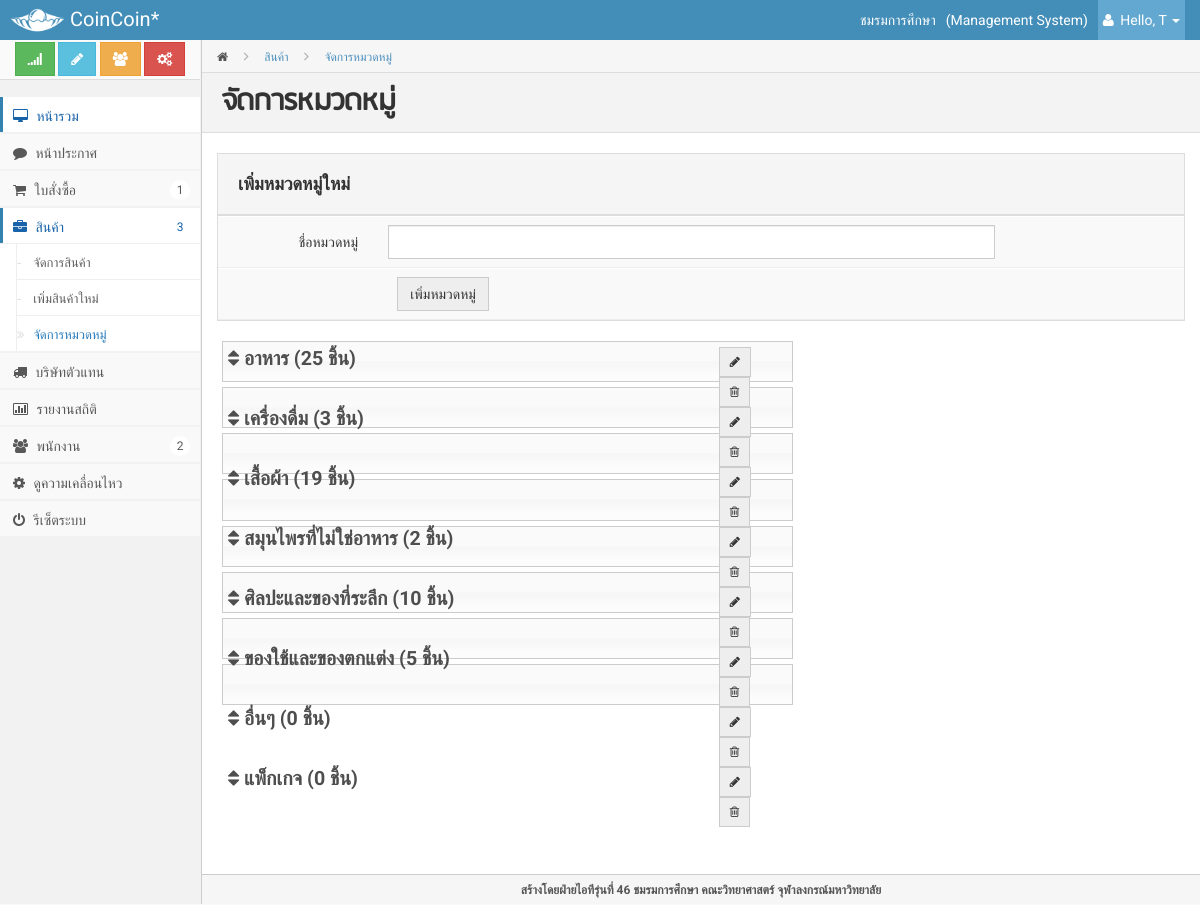
/admin/index.php?page=category (signed in), run on the app's committed database.
### tables this page shows
CREATE TABLE IF NOT EXISTS `category` (
  `catid` int(2) NOT NULL AUTO_INCREMENT COMMENT 'ID หมวดหมู่',
  `description` varchar(100) DEFAULT NULL COMMENT 'ชื่อหมวดหมู่',
  `ranking` int(3) NOT NULL,
  PRIMARY KEY (`catid`),
  UNIQUE KEY `description` (`description`)
);

### inc/setting.inc.php (called while the page is built, shortened)
<?php
$info['name'] = "ชมรมการศึกษา";
$info['address'] = "254 ถนนพญาไท แขวงวังใหม่ <br>เขตปทุมวัน กทม. 10330 ";
$info['email'] = "";
$info['phone'] = "02-215-3555";
$info['footer'] = "สร้างโดยฝ่ายไอทีรุ่นที่ 46 ชมรมการศึกษา คณะวิทยาศาสตร์ จุฬาลงกรณ์มหาวิทยาลัย";
?>

### admin/modules/category.php (the view, shortened to what this page needs)
     <div class="page-head">
         <div class="bread-crumb">
             <a href="index.html"><i class="icon-home"></i></a>
             <i class="icon-angle-right"></i>
             <a href="#" class="bread-current">สินค้า</a>
	<i class="icon-angle-right"></i>
             <a href="#" class="bread-current">จัดการหมวดหมู่</a>
         </div>
         <h3 class="content-heading">จัดการหมวดหมู่</h3>
     </div>
     <div class="matter">
         <div class="container">
             <div class="row">
		<div class="col-md-12">
		<form action="index.php?page=category&action=add" method="POST" class="form-horizontal form-box" role="form">
                                 <h4 class="form-box-header">เพิ่มหมวดหมู่ใหม่</h4>
                                 <div class="form-box-content">
                                     <div class="form-group">
                                         <label class="col-lg-4 control-label">ชื่อหมวดหมู่</label>
                                         <div class="col-lg-8">
                                             <input class="form-control" placeholder="" type="text" name="cat_name">
                                         </div>
                                     </div>
                                     <div class="form-group">
                                         <div class="col-lg-offset-2 col-lg-9">
                                             <button type="submit" class="btn btn-default">เพิ่มหมวดหมู่</button>
                                         </div>
                                     </div>
                                 </div>
                             </form>
<ul id="sortable">
	<?php
	$sql = mysqli_query($connect, "SELECT c.catid, description,count(p.productid) AS num, ranking FROM category c LEFT OUTER JOIN product p ON c.catid=p.catid GROUP BY c.catid ORDER BY ranking asc");
	while($result = mysqli_fetch_array($sql, MYSQL_ASSOC)) {
	?>
	<li class="ui-state-default" id="recordsArray_<?php echo $result['catid'];?>"><div class="row"> <div class="col-lg-10"><i class="icon-sort"></i> <?php echo $result['description'];?> (<?php echo $result['num'];?> ชิ้น)</div>
	 <div class="col-lg-2 btn-group">
			<a href="index.php?page=editcategory&catid=<?php echo $result['catid'];?>">
				<button class="btn btn-sm btn-default" title="Edit"><i class="icon-pencil"></i></button>
			</a>
			<a href="" onclick="return deleteBox('<?php echo $result['description'];?>','?page=category&action=delete&id=<?php echo $result['catid'];?>', 0)">
				<button class="btn btn-sm btn-default" title="Delete"><i class="icon-trash"></i></button>
			</a>
                 </div>
		</div>
		</li>
	<?php
	} ?>
</ul>
		</div>
             </div>
         </div>
     </div>

### admin/index.php (shortened to what this page needs)
<?php
	$pageurl =  (isset($_GET["page"])) ? $_GET["page"] : 'main';
	$spage = $pageurl;
	$pageurl = "modules/".$pageurl.".php";
	require "includes/setting.inc.php";
?>
<!DOCTYPE html>
<html lang="en">
<head>
    <link href="style/bootstrap.css" rel="stylesheet">
    <link rel="stylesheet" href="style/font-awesome.css">
    <link rel="stylesheet" href="style/jquery-ui.css">
    <link rel="stylesheet" href="style/fullcalendar.css">
    <link rel="stylesheet" href="style/prettyPhoto.css">
    <link rel="stylesheet" href="style/rateit.css">
    <link rel="stylesheet" href="style/bootstrap-datetimepicker.min.css">
    <link rel="stylesheet" href="style/jquery.gritter.css">
    <link rel="stylesheet" href="style/jquery.cleditor.css">
    <link rel="stylesheet" href="style/bootstrap-switch.css">
    <link href="style/style.css" rel="stylesheet">
    <link href="style/widgets.css" rel="stylesheet">
</head>
<body>
<div class="navbar navbar-fixed-top bs-docs-nav" role="banner">
<div class="containerk">
<div class="navbar-header">
    <a href="../index.php" class="navbar-brand"><img src="img/logo_alpha.png" width=55/> CoinCoin*</a>
</div>
<div class="collapse navbar-collapse bs-navbar-collapse" role="navigation">
<ul class="nav navbar-nav navbar-right"><small></small>
	<li class="text-center hidden-xs" style="color:#fff;padding-top:10px;padding-right:10px;"><?php echo $info['name']; ?></li>
	<li class="text-center hidden-xs" style="color:#fff;padding-top:10px;padding-right:10px;">(Management System)</li>
    <li class="dropdown light-blue">
        <a data-toggle="dropdown" class="dropdown-toggle" href="#">
            <i class="icon-user"></i>&nbsp;Hello, <?php echo $_SESSION["firstname"];?> <span class="visible-xs">Admin</span>
            <b class="caret"></b>
        </a>
    </li>
</ul>
</div>
</div>
</div>
<div class="content">
<div class="sidebar">
    <div class="sidebar-inner">
        <div class="sidebar-shortcuts" class="sidebar-shortcuts-large">
            <button class="btn btn-success">
                <i class="icon-signal"></i>
            </button>
            <button class="btn btn-info">
                <i class="icon-pencil"></i>
            </button>
            <button class="btn btn-warning">
                <i class="icon-group"></i>
            </button>
            <button class="btn btn-danger">
                <i class="icon-cogs"></i>
            </button>
        </div>
        <ul class="navi">
            <?php require "includes/nav.inc.php"; ?>
        </ul>
    </div>
</div>
<div class="mainbar">
		<?php
			include ($pageurl);
		?>
 </div>
<div id="footer">
	<?php require "includes/footer.inc.php"; ?>
</div>
</div>
</body>
</html>

### admin/includes/nav.inc.php (shortened to what this page needs)
         <li class="current"><a href="index.php?page=main"><i class="icon-desktop"></i> หน้ารวม</a></li>
         <li><a href="index.php?page=notice"><i class="icon-comment"></i> หน้าประกาศ</a></li>
         <?php
             if($spage == "statement" || $spage=="addstatement" || $spage=="invoice") {
                 echo " <li class=\"has_submenu current open\">";
             } else {
                 echo " <li class=\"has_submenu\">";
             }
         ?>
             <a href="#">
                 <i class="icon-shopping-cart"></i> ใบสั่งซื้อ
                 <span class="pull-right">1</span>
             </a>
         </li>
<?php
	if($spage == "product" || $spage=="addproduct" || $spage=="category" || $spage=="infoproduct" || $spage=="editproduct") {
		echo " <li class=\"has_submenu current open\">";
	} else {
		echo " <li class=\"has_submenu\">";
	}
?>
             <a href="#">
                 <i class="icon-briefcase"></i> สินค้า
                 <span class="pull-right">3</span>
             </a>
             <ul>
                 <li <?php if($spage=="product") echo "class=\"active\""; ?>><a href="index.php?page=product">จัดการสินค้า</a></li>
		<li <?php if($spage=="addproduct") echo "class=\"active\""; ?>><a href="index.php?page=addproduct">เพิ่มสินค้าใหม่</a></li>
		<li <?php if($spage=="category") echo "class=\"active\""; ?>><a href="index.php?page=category">จัดการหมวดหมู่</a></li>
             </ul>
         </li>
<li><a href="index.php?page=warehouse"><i class="icon-truck"></i> บริษัทตัวแทน</a></li>
<li><a href="index.php?page=stat"><i class="icon-bar-chart"></i> รายงานสถิติ</a></li>
<?php
	if($spage == "addstaff" || $spage=="staff") {
		echo " <li class=\"has_submenu current open\">";
	} else {
		echo " <li class=\"has_submenu\">";
	}
?>
             <a href="#">
                 <i class="icon-group"></i> พนักงาน
                 <span class="pull-right">2</span>
             </a>
             <li><a href="index.php?page=log"><i class="icon-cog"></i> ดูความเคลื่อนไหว</a></li>
	<li><a href="index.php?page=reset"><i class="icon-off"></i> รีเซ็ตระบบ</a></li>
         </li>

### admin/includes/footer.inc.php
        <strong>
สร้างโดยฝ่ายไอทีรุ่นที่ 46 ชมรมการศึกษา คณะวิทยาศาสตร์ จุฬาลงกรณ์มหาวิทยาลัย
        </strong>

### admin/index.php (style rules this page uses)
#sortable { list-style-type: none; margin: 0; padding: 0; width: 60%; }
#sortable li { color:#4e4e4e;margin: 0 5px 5px 5px; padding: 5px; font-size: 1.4em; height: 1.5em; }
html>body #sortable li { height: 2.1em; line-height: 1.2em; }

### data on the page
category: description "อาหาร", num "25"
category: description "เครื่องดื่ม", num "3"
category: description "เสื้อผ้า", num "19"
category: description "สมุนไพรที่ไม่ใช่อาหาร", num "2"
category: description "ศิลปะและของที่ระลึก", num "10"
category: description "ของใช้และของตกแต่ง", num "5"
category: description "อื่นๆ", num "0"
category: description "แพ็กเกจ", num "0"

### other printed values
$info['name'] "ชมรมการศึกษา"
$_SESSION["firstname"] "T"
